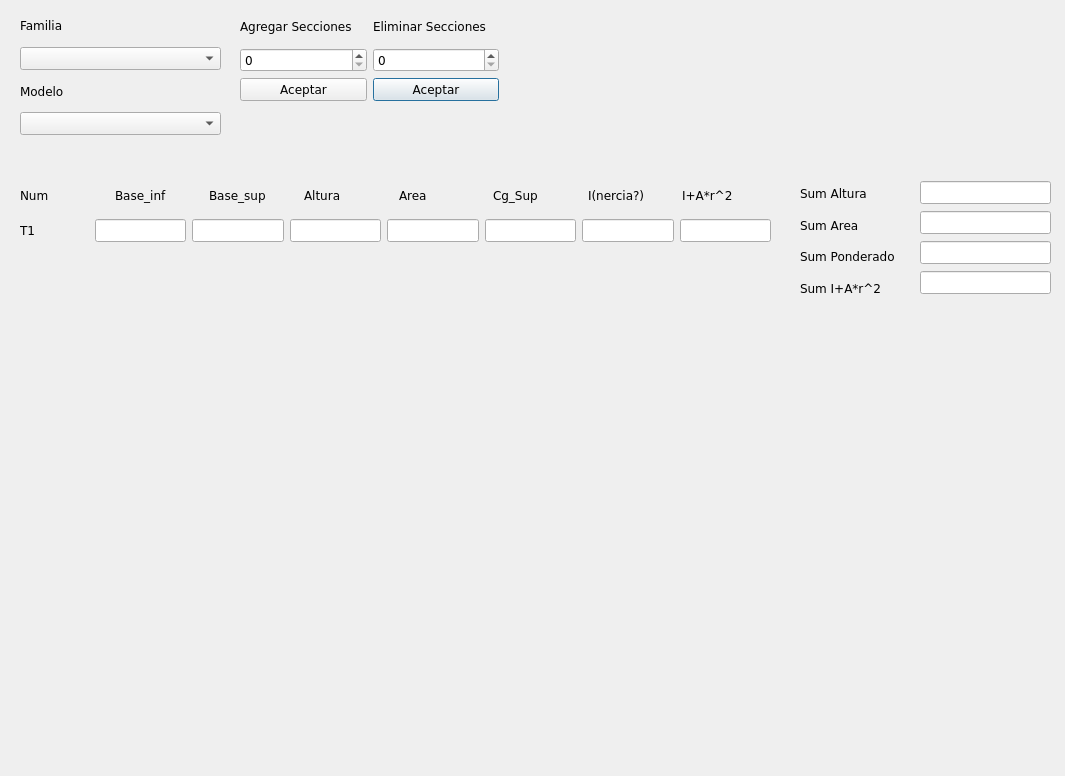
<?xml version="1.0" encoding="UTF-8"?>
<ui version="4.0">
 <class>Dialog</class>
 <widget class="QDialog" name="Dialog">
  <property name="geometry">
   <rect>
    <x>0</x>
    <y>0</y>
    <width>1065</width>
    <height>776</height>
   </rect>
  </property>
  <property name="font">
   <font>
    <family>Verdana</family>
    <italic>false</italic>
    <bold>false</bold>
   </font>
  </property>
  <property name="windowTitle">
   <string>Dialog</string>
  </property>
  <widget class="QWidget" name="verticalLayoutWidget">
   <property name="geometry">
    <rect>
     <x>20</x>
     <y>10</y>
     <width>201</width>
     <height>125</height>
    </rect>
   </property>
   <layout class="QVBoxLayout" name="Vlayout_catalogo">
    <item>
     <widget class="QLabel" name="label_familia">
      <property name="text">
       <string>Familia</string>
      </property>
     </widget>
    </item>
    <item>
     <widget class="QComboBox" name="combo_familia"/>
    </item>
    <item>
     <widget class="QLabel" name="label_modelo">
      <property name="text">
       <string>Modelo</string>
      </property>
     </widget>
    </item>
    <item>
     <widget class="QComboBox" name="combo_modelo"/>
    </item>
   </layout>
  </widget>
  <widget class="QWidget" name="horizontalLayoutWidget">
   <property name="geometry">
    <rect>
     <x>20</x>
     <y>180</y>
     <width>751</width>
     <height>31</height>
    </rect>
   </property>
   <layout class="QHBoxLayout" name="Hlayout_label_variables">
    <item>
     <widget class="QLabel" name="label_name">
      <property name="text">
       <string>Num</string>
      </property>
     </widget>
    </item>
    <item>
     <widget class="QLabel" name="label_bi">
      <property name="text">
       <string>Base_inf</string>
      </property>
     </widget>
    </item>
    <item>
     <widget class="QLabel" name="label_bs">
      <property name="text">
       <string>Base_sup</string>
      </property>
     </widget>
    </item>
    <item>
     <widget class="QLabel" name="label_altura">
      <property name="text">
       <string>Altura</string>
      </property>
     </widget>
    </item>
    <item>
     <widget class="QLabel" name="label_area">
      <property name="text">
       <string>Area</string>
      </property>
     </widget>
    </item>
    <item>
     <widget class="QLabel" name="label_cg">
      <property name="text">
       <string>Cg_Sup</string>
      </property>
     </widget>
    </item>
    <item>
     <widget class="QLabel" name="label_inercia">
      <property name="text">
       <string>I(nercia?)</string>
      </property>
     </widget>
    </item>
    <item>
     <widget class="QLabel" name="label_op">
      <property name="text">
       <string>I+A*r^2</string>
      </property>
     </widget>
    </item>
   </layout>
  </widget>
  <widget class="QWidget" name="horizontalLayoutWidget_2">
   <property name="geometry">
    <rect>
     <x>20</x>
     <y>210</y>
     <width>751</width>
     <height>41</height>
    </rect>
   </property>
   <layout class="QHBoxLayout" name="Hlayout_tupla_base">
    <item>
     <widget class="QLabel" name="t1_name">
      <property name="text">
       <string>T1              </string>
      </property>
     </widget>
    </item>
    <item>
     <widget class="QLineEdit" name="t1_bi"/>
    </item>
    <item>
     <widget class="QLineEdit" name="t1_bs"/>
    </item>
    <item>
     <widget class="QLineEdit" name="t1_altura"/>
    </item>
    <item>
     <widget class="QLineEdit" name="t1_area"/>
    </item>
    <item>
     <widget class="QLineEdit" name="t1_cg"/>
    </item>
    <item>
     <widget class="QLineEdit" name="t1_inercia"/>
    </item>
    <item>
     <widget class="QLineEdit" name="t1_op"/>
    </item>
   </layout>
  </widget>
  <widget class="QWidget" name="verticalLayoutWidget_3">
   <property name="geometry">
    <rect>
     <x>800</x>
     <y>180</y>
     <width>121</width>
     <height>121</height>
    </rect>
   </property>
   <layout class="QVBoxLayout" name="Vlayout_label_resultados">
    <item>
     <widget class="QLabel" name="label_sum_altura">
      <property name="text">
       <string>Sum Altura</string>
      </property>
     </widget>
    </item>
    <item>
     <widget class="QLabel" name="label_sum_area">
      <property name="text">
       <string>Sum Area</string>
      </property>
     </widget>
    </item>
    <item>
     <widget class="QLabel" name="label_sum_ponderado">
      <property name="text">
       <string>Sum Ponderado</string>
      </property>
     </widget>
    </item>
    <item>
     <widget class="QLabel" name="label_sum_op">
      <property name="text">
       <string>Sum I+A*r^2</string>
      </property>
     </widget>
    </item>
   </layout>
  </widget>
  <widget class="QWidget" name="verticalLayoutWidget_4">
   <property name="geometry">
    <rect>
     <x>920</x>
     <y>180</y>
     <width>131</width>
     <height>116</height>
    </rect>
   </property>
   <layout class="QVBoxLayout" name="Vlayout_resultados">
    <item>
     <widget class="QLineEdit" name="result_sum_altura">
      <property name="readOnly">
       <bool>true</bool>
      </property>
     </widget>
    </item>
    <item>
     <widget class="QLineEdit" name="result_sum_area">
      <property name="readOnly">
       <bool>true</bool>
      </property>
     </widget>
    </item>
    <item>
     <widget class="QLineEdit" name="result_sum_ponderado">
      <property name="readOnly">
       <bool>true</bool>
      </property>
     </widget>
    </item>
    <item>
     <widget class="QLineEdit" name="result_sum_op">
      <property name="readOnly">
       <bool>true</bool>
      </property>
     </widget>
    </item>
   </layout>
  </widget>
  <widget class="QWidget" name="verticalLayoutWidget_5">
   <property name="geometry">
    <rect>
     <x>20</x>
     <y>250</y>
     <width>751</width>
     <height>441</height>
    </rect>
   </property>
   <layout class="QVBoxLayout" name="layout_nuevas_row">
    <item>
     <spacer name="verticalSpacer">
      <property name="orientation">
       <enum>Qt::Orientation::Vertical</enum>
      </property>
      <property name="sizeHint" stdset="0">
       <size>
        <width>20</width>
        <height>40</height>
       </size>
      </property>
     </spacer>
    </item>
   </layout>
  </widget>
  <widget class="QWidget" name="gridLayoutWidget">
   <property name="geometry">
    <rect>
     <x>240</x>
     <y>10</y>
     <width>259</width>
     <height>91</height>
    </rect>
   </property>
   <layout class="QGridLayout" name="Glayout_edita_tuplas">
    <item row="0" column="1">
     <widget class="QLabel" name="label_cant_eliminar">
      <property name="text">
       <string>Eliminar Secciones</string>
      </property>
     </widget>
    </item>
    <item row="1" column="0">
     <widget class="QSpinBox" name="spin_cant_agregar"/>
    </item>
    <item row="2" column="1">
     <widget class="QPushButton" name="btn_acpt_eliminar">
      <property name="text">
       <string>Aceptar</string>
      </property>
     </widget>
    </item>
    <item row="2" column="0">
     <widget class="QPushButton" name="btn_acpt_agregar">
      <property name="text">
       <string>Aceptar</string>
      </property>
     </widget>
    </item>
    <item row="1" column="1">
     <widget class="QSpinBox" name="spin_cant_eliminar"/>
    </item>
    <item row="0" column="0">
     <widget class="QLabel" name="label_cant_agregar">
      <property name="text">
       <string>Agregar Secciones</string>
      </property>
     </widget>
    </item>
   </layout>
  </widget>
 </widget>
 <resources/>
 <connections/>
</ui>
